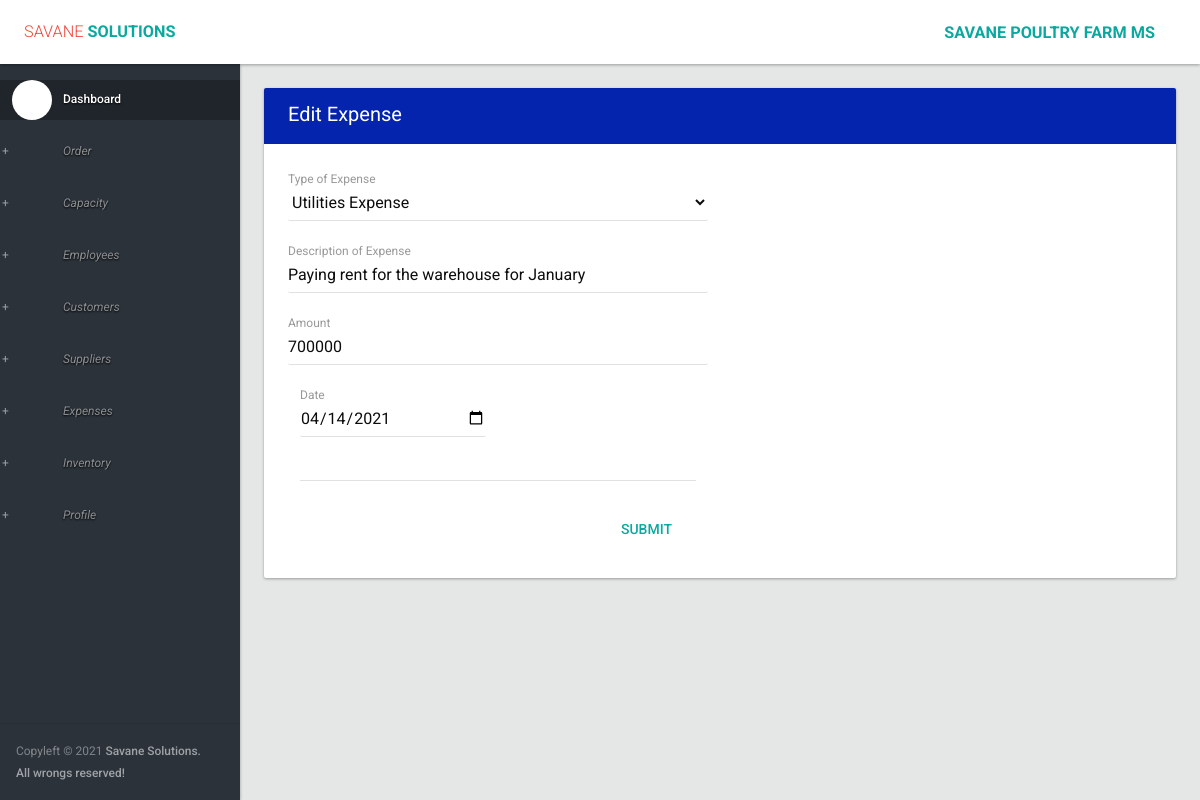
Screenshot of /expense/editexpense/1/ (signed in) with the database file from the repository.
### orders/models.py (models this page shows)
class Expense(models.Model) :
    classification = models.CharField(max_length=50)
    description = models.CharField(max_length=100)
    amount = models.CharField(max_length=20)
    date = models.DateTimeField(default=timezone.now())

### orders/views.py (the view)
# urls.py: url(r'^expense/editexpense/(?P<expense_id>\d+)/$', my_order.editexpense, name='editexpense'),
@login_required
def editexpense(request, expense_id):
    expense = Expense.objects.get(id=expense_id)
    if request.POST:
        form = ExpenseForm(request.POST, instance=expense)
        if form.is_valid():
            if form.save():
                return redirect('/all_expense', messages.success(request, 'Expense  was successfully updated.', 'alert-success'))
            else:
                return redirect('/all_expense', messages.error(request, 'Data is not saved', 'alert-danger'))
        else:
            return redirect('/all_expense', messages.error(request, 'Form is not valid', 'alert-danger'))
    else:
        form = ExpenseForm(instance=expense)
        return render(request, 'editexpense.html', {'form': form})

### orders/forms.py
class ExpenseForm(ModelForm):
    OPTIONS3 = (
        ('Utilities Expense', 'Utilities Expense'),
        ('Advertising Expense', 'Advertising Expense'),
        ('Repairs Expense', 'Repairs Expense'),
        ('Rent Expense','Rent Expense'),
        ('Salaries Expense','Salaries Expense'),
        ('Feeds Expense','Feeds Expense')
    )
    classification = forms.ChoiceField(choices=OPTIONS3)
    class Meta:
        model = Expense
        fields = ['description', 'amount', 'classification','date']
        widgets = {
            'description': forms.TextInput(),
            'amount': forms.NumberInput(),
            'date': forms.DateInput()
        }

### orders/templates/editexpense.html (shortened to what this page needs)
{% extends 'layout.html' %}
{% load i18n %}
{% load widget_tweaks %}
{% block body %}
                <section>
					<div class="section-body">
						<div class="row">
							<div class="col-lg-12">
								<div class="card">
									<div class="card-head style-primary">
										<header>{% trans "Edit Expense" %}</header>
										<div class="tools">
											<a class="btn btn-icon-toggle btn-collapse"><i class="fa fa-angle-down"></i></a>
											<a class="btn btn-icon-toggle btn-close"><i class="md md-close"></i></a>
										</div>
									</div>
									<div class="card-body">
										<form class="form" role="form" action="" method="post"> {% csrf_token %}
											<div class="row">
												<div class="col-sm-6">
                                                    <div class="form-group floating-label">
                                                        {{ form.classification | add_class:'form-control' }}
                                                        <label for="regular">{% trans "Type of Expense" %}</label>
                                                    </div>
													<div class="form-group floating-label">
														{{ form.description | add_class:'form-control' | attr:'rows:2'}}
														<label for="regular">{% trans "Description of Expense" %}</label>
													</div>
													<div class="form-group floating-label">
														{{ form.amount | add_class:'form-control' }}
														<label for="regular1">{% trans "Amount" %}</label>
													</div>
                                                    <div class="col-sm-6">
													<div class="form-group">
														{{ form.date | add_class:'form-control' | attr:'type:date'}}
														<label for="regular2">{% trans "Date" %}</label>
													</div>
                                                    </div>
                                                    <div class="col-md-12">
													<hr>
													<div class="card-actionbar-row">
														<input type="submit" class="btn btn-flat btn-primary ink-reaction" value="SUBMIT">
													</div>
												</div>
											</div>
                                                </div>
                                        </form>
                                            </div>
                                            </div>
                                    </div>
									</div>
								</div>
							</div>
						</div>
{% endblock %}

### rows the page displays
Expense: classification "Utilities Expense", description "Paying rent for the warehouse for January", amount "700000", date "04/14/2021"
